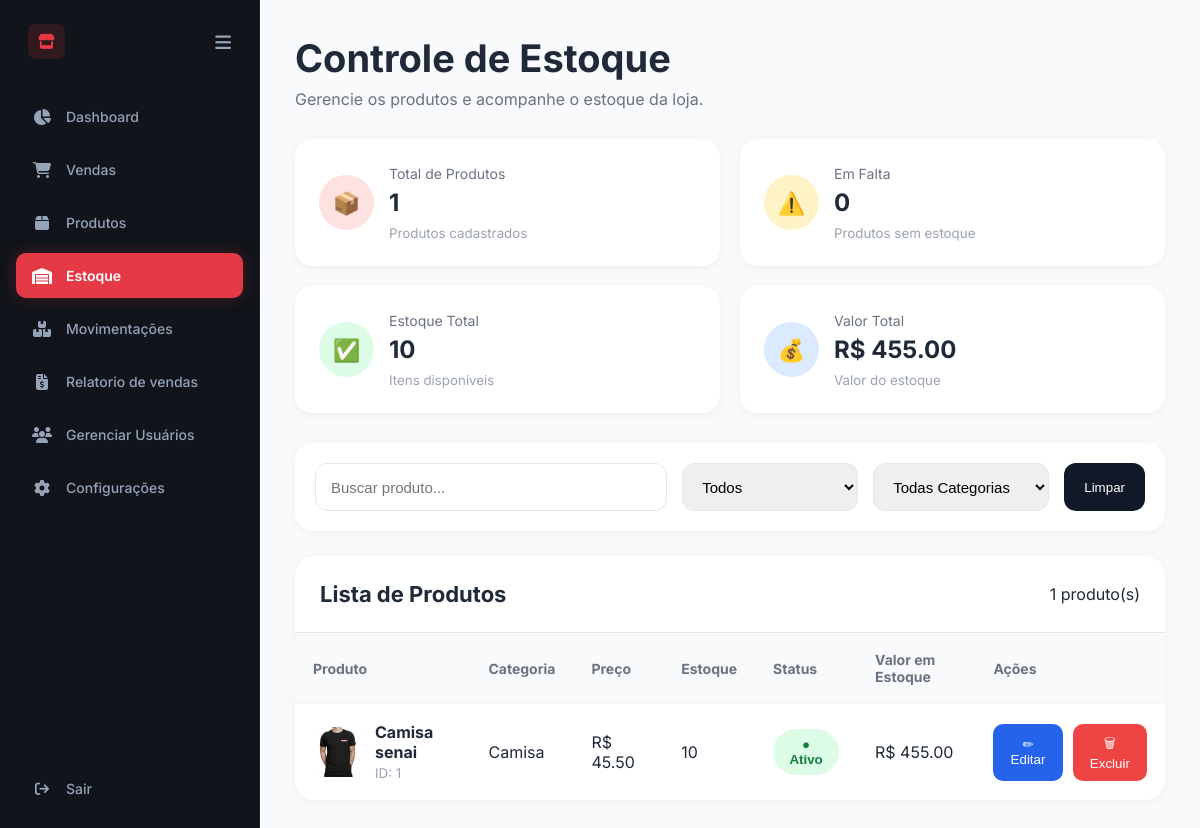
Page /estoque/ on the earlier database version.
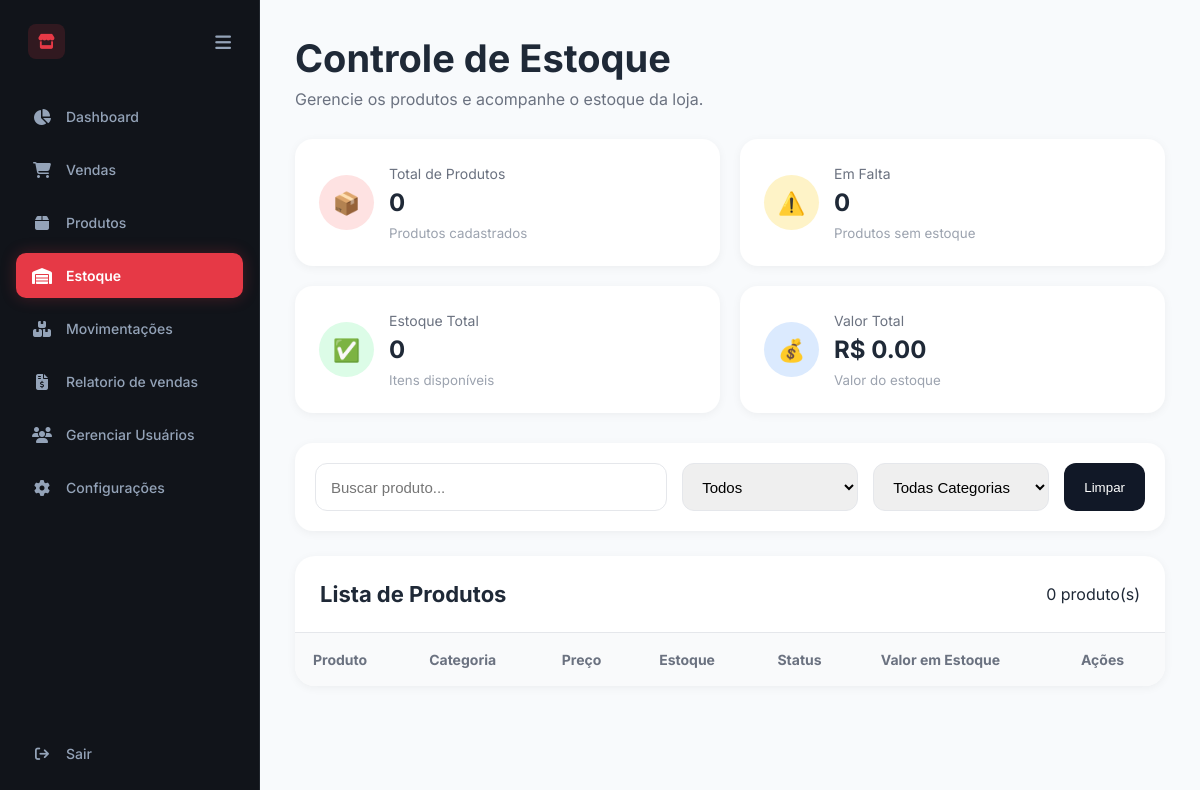
Same page on the later database version.
### app/models/produtos.py (models this page shows)
class Produto(Base):
    __tablename__ = "produtos"
    id = Column(Integer, primary_key=True, index=True)
    nome = Column(String, nullable=False)
    preco = Column(Float, nullable=False)
    estoque = Column(Integer, default=0)
    imagem = Column(String, nullable=True)
    ativo = Column(Boolean, default=True)
    categoria_id = Column(Integer, ForeignKey("categorias.id"))
    categoria = relationship("Categoria")

### app/models/categoria.py (models this page shows)
class Categoria(Base):
    __tablename__ = "categorias"
    id = Column(Integer, primary_key=True, index=True)
    nome = Column(String, nullable=False)
    descricao = Column(String, nullable=True)

### app/routes/estoque.py (the view)
@router.get("/", response_class=HTMLResponse)
def estoque(
    request: Request,
    db: Session = Depends(get_db)
):
    produtos = db.query(Produto).all()
    categorias = db.query(Categoria).all()
    total = len(produtos)
    em_falta = len(
        [p for p in produtos if p.estoque == 0]
    )
    estoque_total = sum(
        p.estoque
        for p in produtos
    )
    valor_total = sum(
        p.preco * p.estoque
        for p in produtos
    )
    return templates.TemplateResponse(
        "estoque.html",
        {
            "request": request,
            "produtos": produtos,
            "categorias": categorias,
            "total": total,
            "em_falta": em_falta,
            "estoque_total": estoque_total,
            "valor_total": valor_total
        }
    )

### app/templates/estoque.html (shortened to what the changed rows need)
<!DOCTYPE html>
<html lang="pt-BR">
<head>
    <link rel="stylesheet"
    href="https://cdnjs.cloudflare.com/ajax/libs/font-awesome/6.4.0/css/all.min.css">
    <link rel="stylesheet" href="/static/css/estoque.css">
</head>
<body>
<div class="dashboard">
<main class="content">
    <div class="page-header">
        <h1>Controle de Estoque</h1>
    </div>
    <div class="stats-grid">
        <div class="stat-card">
            <div>
                <span>Total de Produtos</span>
                <h2>{{ total }}</h2>
                <small>
                    Produtos cadastrados
                </small>
            </div>
        </div>
        <div class="stat-card">
            <div>
                <h2>{{ em_falta }}</h2>
            </div>
        </div>
        <div class="stat-card">
            <div>
                <span>Estoque Total</span>
                <h2>{{ estoque_total }}</h2>
                <small>
                    Itens disponíveis
                </small>
            </div>
        </div>
        <div class="stat-card">
            <div>
                <span>Valor Total</span>
                <h2>
                    R$ {{ "%.2f"|format(valor_total) }}
                </h2>
                <small>
                    Valor do estoque
                </small>
            </div>
        </div>
    </div>
    <div class="table-card">
        <div class="table-top">
            <h3>
                Lista de Produtos
            </h3>
            <span>
                {{ total }} produto(s)
            </span>
        </div>
        <table>
            <thead>
                <tr>
                    <th>Produto</th>
                    <th>Categoria</th>
                    <th>Preço</th>
                    <th>Estoque</th>
                    <th>Status</th>
                    <th>Valor em Estoque</th>
                    <th>Ações</th>
                </tr>
            </thead>
            <tbody>
            {% for p in produtos %}
                                <tr>
                        <td>
                            <div class="produto-info">
                                <div class="produto-img">
                                    {% if p.imagem %}
                                        <img
                                            src="{{ p.imagem }}"
                                            alt="{{ p.nome }}"
                                        >
                                    {% else %}
                                        📦
                                    {% endif %}
                                </div>
                                <div>
                                    <strong>
                                        {{ p.nome }}
                                    </strong>
                                    <small>
                                        ID: {{ p.id }}
                                    </small>
                                </div>
                            </div>
                        </td>
                        <td>
                            {% if p.categoria %}
                                {{ p.categoria.nome }}
                            {% else %}
                                Sem categoria
                            {% endif %}
                        </td>
                        <td>
                            R$ {{ "%.2f"|format(p.preco) }}
                        </td>
                        <td>
                            {{ p.estoque }}
                        </td>
                        <td>
                            <form
                                action="/estoque/toggle/{{ p.id }}"
                                method="POST"
                            >
                                {% if p.ativo %}
                                    <button
                                        type="submit"
                                        class="status ativo"
                                    >
                                        ● Ativo
                                    </button>
                                {% endif %}
                            </form>
                        </td>
                        <td>
                            R$
                            {{ "%.2f"|format(p.preco * p.estoque) }}
                        </td>
                        <td>
                            <div class="acoes">
                                <button
                                    type="button"
                                    class="btn-edit"
                                    onclick="
                                        document.getElementById('produtoId').value='{{ p.id }}';
                                        document.getElementById('produtoNome').value='{{ p.nome }}';
                                        document.getElementById('produtoPreco').value='{{ p.preco }}';
                                        document.getElementById('produtoEstoque').value='{{ p.estoque }}';
                                        document.getElementById('modalEditar').classList.add('show');
                                    "
                                >
                                    ✏ Editar
                                </button>
                                <button
                                    type="button"
                                    class="btn-delete"
                                    onclick="
                                        document.getElementById('deleteId').value='{{ p.id }}';
                                        document.getElementById('modalExcluir').classList.add('show');
                                    "
                                >
                                    🗑 Excluir
                                </button>
                            </div>
                        </td>
                    </tr>
                {% endfor %}
                </tbody>
            </table>
        </div>
    </main>
</div>
</body>
</html>

Differences in the rows shown:
removed Produto: imagem (picture), nome "Camisa senai", id "1", categoria.nome "Camisa", preco "45.50", estoque "10", ativo "● Ativo", p.preco*p.estoque "455.00"
Other differences:
{{ total }}: "1" → "0"
{{ estoque_total }}: "10" → "0"
{{ "%.2f"|format(valor_total) }}: "455.00" → "0.00"
